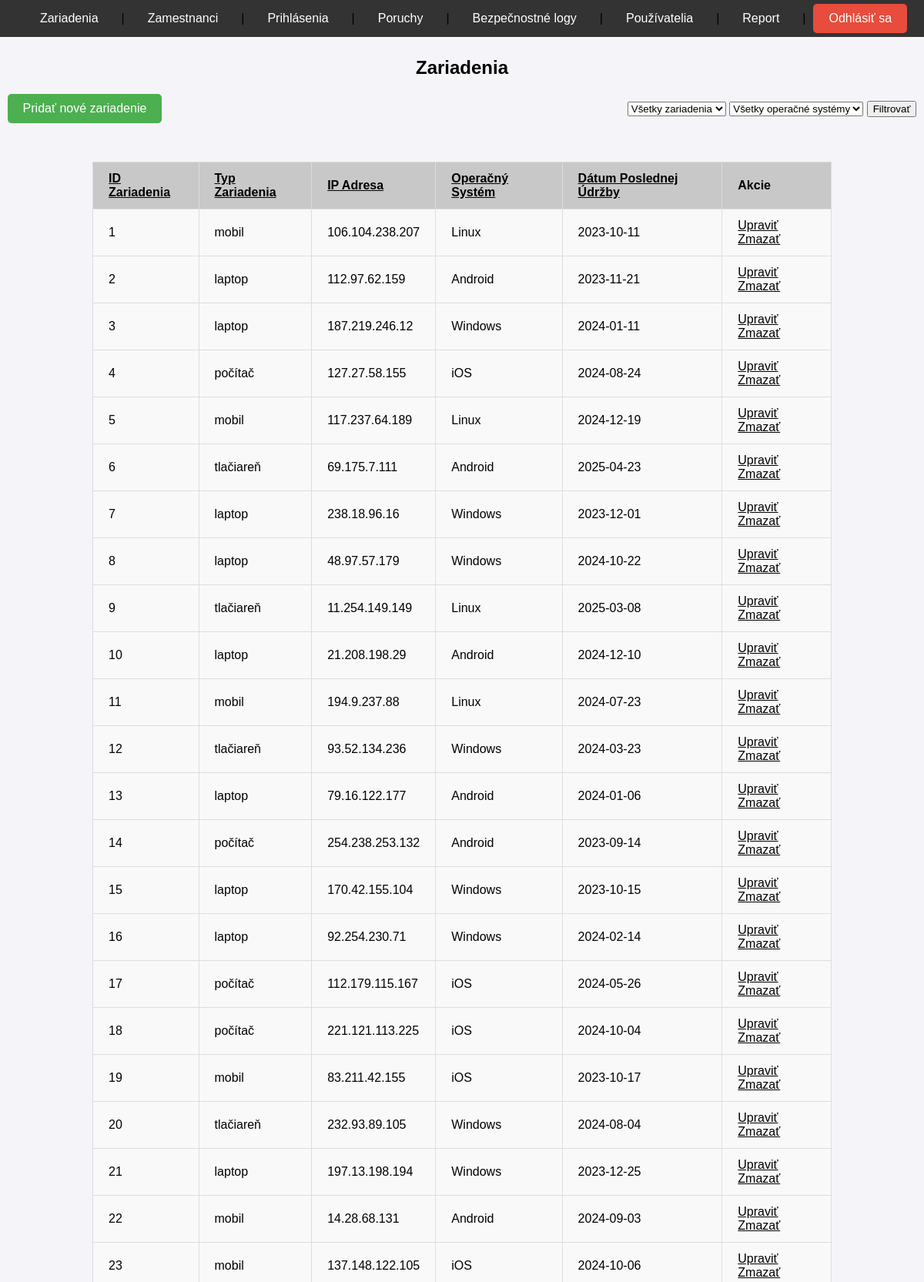
Screenshot of /zariadenie.php (upper part) with the database file from the repository.
### tables this page shows
CREATE TABLE `zariadenie` (
  `ID_zariadenia` int(11) NOT NULL,
  `typ_zariadenia` varchar(50) DEFAULT NULL,
  `ip_adresa` varchar(15) DEFAULT NULL,
  `operacny_system` varchar(50) DEFAULT NULL,
  `datum_poslednej_udrzby` date DEFAULT NULL
);

### zariadenie.php (the view, shortened to what this page needs)
<?php
include 'db.php';
$order_column = 'ID_zariadenia';
$order_direction = 'ASC';
$where_sql = "";
$sql = "SELECT * FROM zariadenie $where_sql ORDER BY $order_column $order_direction";
$result = $conn->query($sql);
?>
<!DOCTYPE html>
<html lang="sk">
<head>
</head>
<body>
<nav>
    <a href="zariadenie.php">Zariadenia</a> |
    <a href="zamestnanec.php">Zamestnanci</a> |
    <a href="prihlasenie.php">Prihlásenia</a> |
    <a href="porucha.php">Poruchy</a> |
    <a href="bezpecnostny_log.php">Bezpečnostné logy</a> |
    <a href="pouzivatelia.php">Používatelia</a> |
    <a href="report.php">Report</a> |
    <a href="logout.php"class="logout-btn">Odhlásiť sa</a>
</nav>
<br><br><br>
    <h2>Zariadenia</h2>
<form method="GET" style="margin-bottom: 20px;">
<a href="pridat_zariadenie.php" style="padding: 10px 20px; background-color: #4CAF50; color: white; border-radius: 5px; text-decoration: none; margin-top: 0px; margin-right: 600px; display: inline-block;">Pridať nové zariadenie</a>
<select name="typ_zariadenia">
        <option value="">Všetky zariadenia</option>
    </select>
    <select name="operacny_system">
        <option value="">Všetky operačné systémy</option>
    </select>
    <button type="submit">Filtrovať</button>
</form>
    <table border="1">
    <tr>
        <th><a href="?order=ID_zariadenia&dir=<?php echo $order_direction == 'ASC' ? 'desc' : 'asc'; ?>&typ_zariadenia=<?php echo urlencode($_GET['typ_zariadenia'] ?? ''); ?>&operacny_system=<?php echo urlencode($_GET['operacny_system'] ?? ''); ?>">ID Zariadenia</a></th>
        <th><a href="?order=typ_zariadenia&dir=<?php echo $order_direction == 'ASC' ? 'desc' : 'asc'; ?>&typ_zariadenia=<?php echo urlencode($_GET['typ_zariadenia'] ?? ''); ?>&operacny_system=<?php echo urlencode($_GET['operacny_system'] ?? ''); ?>">Typ Zariadenia</a></th>
        <th><a href="?order=ip_adresa&dir=<?php echo $order_direction == 'ASC' ? 'desc' : 'asc'; ?>&typ_zariadenia=<?php echo urlencode($_GET['typ_zariadenia'] ?? ''); ?>&operacny_system=<?php echo urlencode($_GET['operacny_system'] ?? ''); ?>">IP Adresa</a></th>
        <th><a href="?order=operacny_system&dir=<?php echo $order_direction == 'ASC' ? 'desc' : 'asc'; ?>&typ_zariadenia=<?php echo urlencode($_GET['typ_zariadenia'] ?? ''); ?>&operacny_system=<?php echo urlencode($_GET['operacny_system'] ?? ''); ?>">Operačný Systém</a></th>
        <th><a href="?order=datum_poslednej_udrzby&dir=<?php echo $order_direction == 'ASC' ? 'desc' : 'asc'; ?>&typ_zariadenia=<?php echo urlencode($_GET['typ_zariadenia'] ?? ''); ?>&operacny_system=<?php echo urlencode($_GET['operacny_system'] ?? ''); ?>">Dátum Poslednej Údržby</a></th>
        <th>Akcie</th>
    </tr>
    <?php
    if ($result->num_rows > 0) {
        while ($row = $result->fetch_assoc()) {
            echo "<tr>
                <td>" . $row["ID_zariadenia"] . "</td>
                <td>" . $row["typ_zariadenia"] . "</td>
                <td>" . $row["ip_adresa"] . "</td>
                <td>" . $row["operacny_system"] . "</td>
                <td>" . $row["datum_poslednej_udrzby"] . "</td>
                <td>
                    <a href='upravit_zariadenie.php?id=" . $row["ID_zariadenia"] . "'>Upraviť</a>
                    <a href='zariadenie.php?delete=" . $row["ID_zariadenia"] . "' onclick=\"return confirm('Naozaj chceš zmazať toto zariadenie?');\">Zmazať</a>
                </td>
            </tr>";
        }
    } else {
        echo "<tr><td colspan='6'>Žiadne zariadenia nenájdené</td></tr>";
    }
    ?>
</table>
    <br><br>
</body>
</html>

### zariadenie.php (style rules this page uses)
body { opacity: 0.7; transition: opacity 0.3s ease-in-out; }
body.loaded { opacity: 1; }
body { font-family: Arial, sans-serif; margin: 0; padding: 0; background-color: #f4f4f9; text-align: center; }
nav { padding: 5px; position: fixed; top: 0; left: 0; width: 100%; background-color: #333; display: flex; justify-content: center; align-items: center; }
nav a { color: white; text-decoration: none; padding: 10px 20px; margin: 0 10px; border-radius: 5px; transition: background-color 0.3s; }
.logout-btn { background-color: #e74c3c; color: white; padding: 10px 20px; border: none; border-radius: 5px; font-size: 16px; cursor: pointer; transition: background-color 0.3s; }
table { width: 80%; margin: 50px auto; border-collapse: collapse; }
table, th, td { border: 1px solid #ddd; }
th, td { padding: 12px 20px; text-align: left; }
th { background-color:rgb(200, 200, 200); color: black; }
a { color: black; }
td { background-color: #f9f9f9; }

### rows the page displays
zariadenie: ID_zariadenia "1", typ_zariadenia "mobil", ip_adresa "106.104.238.207", operacny_system "Linux", datum_poslednej_udrzby "2023-10-11"
zariadenie: ID_zariadenia "2", typ_zariadenia "laptop", ip_adresa "112.97.62.159", operacny_system "Android", datum_poslednej_udrzby "2023-11-21"
zariadenie: ID_zariadenia "3", typ_zariadenia "laptop", ip_adresa "187.219.246.12", operacny_system "Windows", datum_poslednej_udrzby "2024-01-11"
zariadenie: ID_zariadenia "4", typ_zariadenia "počítač", ip_adresa "127.27.58.155", operacny_system "iOS", datum_poslednej_udrzby "2024-08-24"
zariadenie: ID_zariadenia "5", typ_zariadenia "mobil", ip_adresa "117.237.64.189", operacny_system "Linux", datum_poslednej_udrzby "2024-12-19"
zariadenie: ID_zariadenia "6", typ_zariadenia "tlačiareň", ip_adresa "69.175.7.111", operacny_system "Android", datum_poslednej_udrzby "2025-04-23"
zariadenie: ID_zariadenia "7", typ_zariadenia "laptop", ip_adresa "238.18.96.16", operacny_system "Windows", datum_poslednej_udrzby "2023-12-01"
zariadenie: ID_zariadenia "8", typ_zariadenia "laptop", ip_adresa "48.97.57.179", operacny_system "Windows", datum_poslednej_udrzby "2024-10-22"
zariadenie: ID_zariadenia "9", typ_zariadenia "tlačiareň", ip_adresa "11.254.149.149", operacny_system "Linux", datum_poslednej_udrzby "2025-03-08"
zariadenie: ID_zariadenia "10", typ_zariadenia "laptop", ip_adresa "21.208.198.29", operacny_system "Android", datum_poslednej_udrzby "2024-12-10"
zariadenie: ID_zariadenia "11", typ_zariadenia "mobil", ip_adresa "194.9.237.88", operacny_system "Linux", datum_poslednej_udrzby "2024-07-23"
zariadenie: ID_zariadenia "12", typ_zariadenia "tlačiareň", ip_adresa "93.52.134.236", operacny_system "Windows", datum_poslednej_udrzby "2024-03-23"
zariadenie: ID_zariadenia "13", typ_zariadenia "laptop", ip_adresa "79.16.122.177", operacny_system "Android", datum_poslednej_udrzby "2024-01-06"
zariadenie: ID_zariadenia "14", typ_zariadenia "počítač", ip_adresa "254.238.253.132", operacny_system "Android", datum_poslednej_udrzby "2023-09-14"
zariadenie: ID_zariadenia "15", typ_zariadenia "laptop", ip_adresa "170.42.155.104", operacny_system "Windows", datum_poslednej_udrzby "2023-10-15"
zariadenie: ID_zariadenia "16", typ_zariadenia "laptop", ip_adresa "92.254.230.71", operacny_system "Windows", datum_poslednej_udrzby "2024-02-14"
zariadenie: ID_zariadenia "17", typ_zariadenia "počítač", ip_adresa "112.179.115.167", operacny_system "iOS", datum_poslednej_udrzby "2024-05-26"
zariadenie: ID_zariadenia "18", typ_zariadenia "počítač", ip_adresa "221.121.113.225", operacny_system "iOS", datum_poslednej_udrzby "2024-10-04"
zariadenie: ID_zariadenia "19", typ_zariadenia "mobil", ip_adresa "83.211.42.155", operacny_system "iOS", datum_poslednej_udrzby "2023-10-17"
zariadenie: ID_zariadenia "20", typ_zariadenia "tlačiareň", ip_adresa "232.93.89.105", operacny_system "Windows", datum_poslednej_udrzby "2024-08-04"
zariadenie: ID_zariadenia "21", typ_zariadenia "laptop", ip_adresa "197.13.198.194", operacny_system "Windows", datum_poslednej_udrzby "2023-12-25"
zariadenie: ID_zariadenia "22", typ_zariadenia "mobil", ip_adresa "14.28.68.131", operacny_system "Android", datum_poslednej_udrzby "2024-09-03"
zariadenie: ID_zariadenia "23", typ_zariadenia "mobil", ip_adresa "137.148.122.105", operacny_system "iOS", datum_poslednej_udrzby "2024-10-06"
